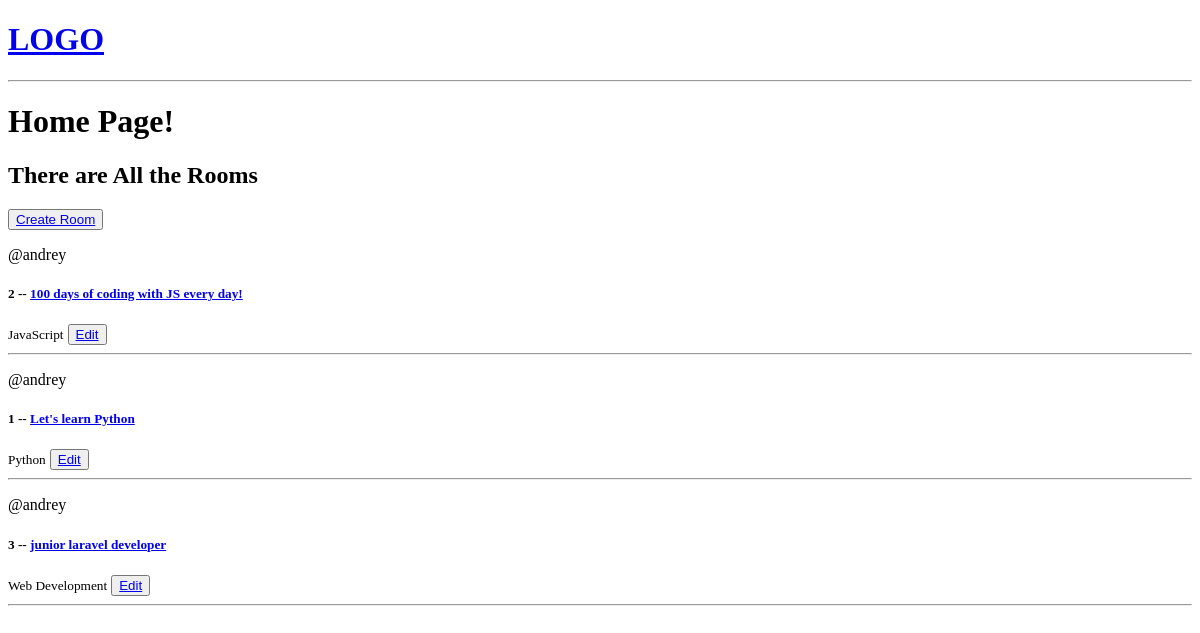
The app's page /, older data.
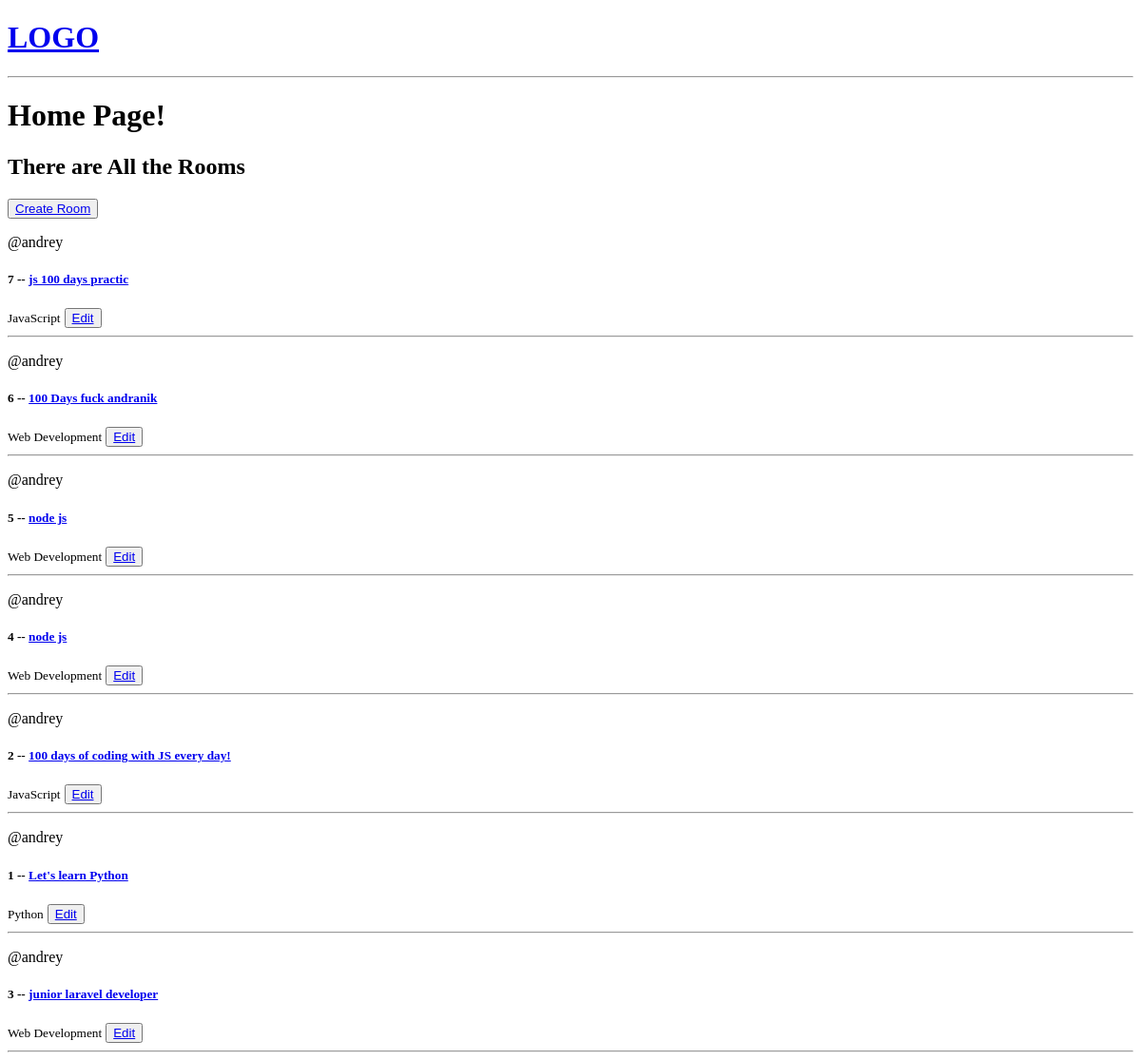
The same page, newer data.
### base/models.py (models this page shows, shortened)
class Room(models.Model):
    host = models.ForeignKey(User, on_delete=models.SET_NULL, null=True)
    topic = models.ForeignKey(Topic, on_delete=models.SET_NULL, null=True)
    name = models.CharField(max_length=200)
    description = models.TextField(null=True, blank=True)
    updated = models.DateTimeField(auto_now=True)
    created = models.DateTimeField(auto_now_add=True)
    class Meta:
        ordering = ['-updated', '-created']

class Topic(models.Model):
    name = models.CharField(max_length=200)

### base/views.py (the view)
# urls.py: path('', views.home, name="home"),
def home(request):
    rooms = Room.objects.all()
    return render(request, "base/home.html", {
        'rooms': rooms,
    })

### base/templates/base/home.html
{% extends 'main.html' %}
{% block content %}
<h1>Home Page!</h1>
<h2>There are All the Rooms</h2>
<div>
    <div>
        <button><a href="newroom/">Create Room</a></button>
        {% for room in rooms %}
            <p>@{{room.host.username}}</p>
            <h5>{{room.id}} -- <a href="room/{{room.id}}">{{room.name}}</a></h5>
            <small>{{room.topic.name}}</small>
            <button><a href="updateroom/{{room.id}}">Edit</a></button>
            <hr>
        {% endfor %}
    </div>
</div>
{% endblock content %}

Row changes from the older to the newer data that the page shows:
added Room: host.username "andrey", id "7", name "js 100 days practic", topic.name "JavaScript"
added Room: host.username "andrey", id "6", name "100 Days fuck andranik", topic.name "Web Development"
added Room: host.username "andrey", id "5", name "node js", topic.name "Web Development"
added Room: host.username "andrey", id "4", name "node js", topic.name "Web Development"
